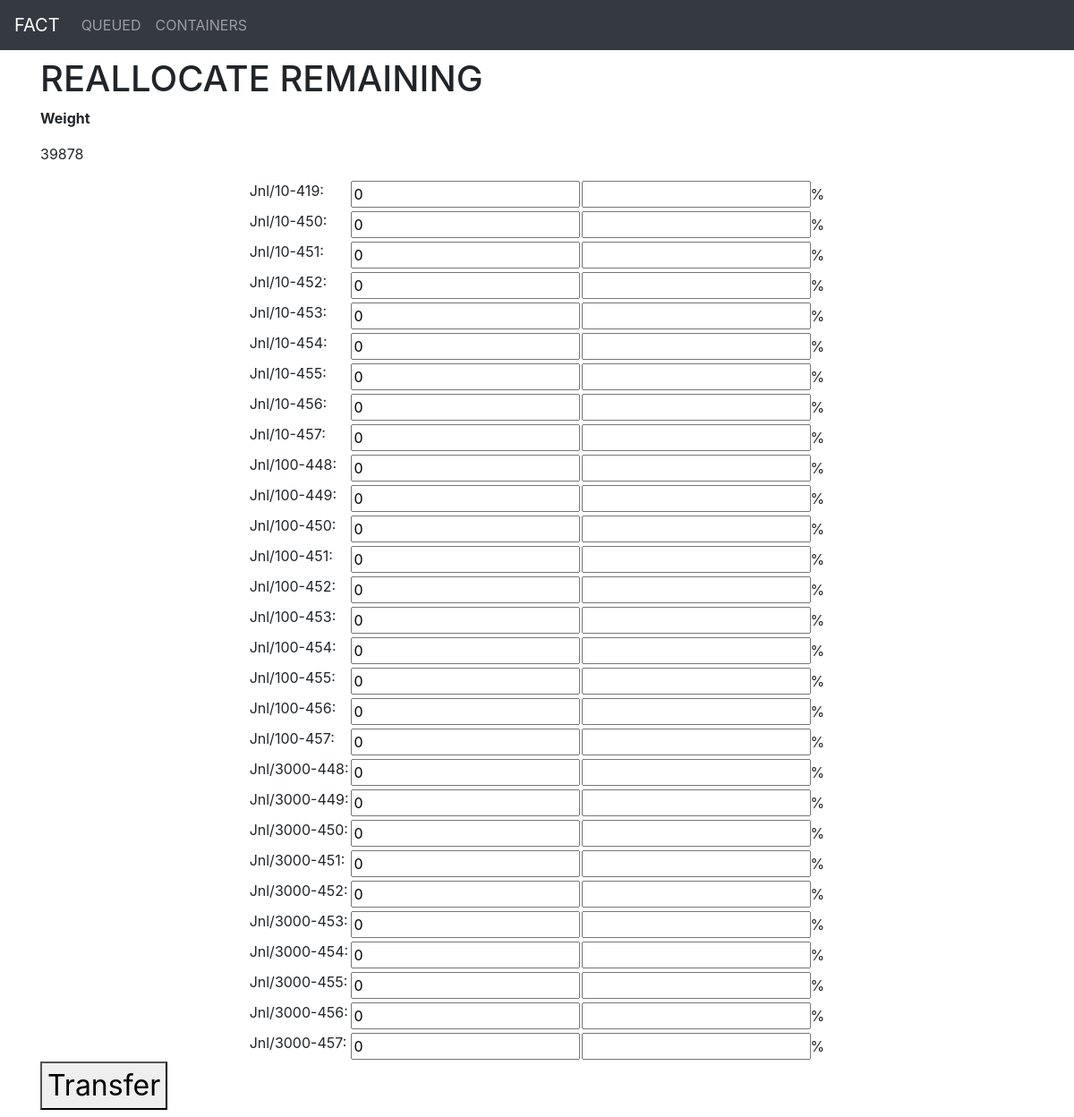
The page /contract/3/reallocate/ on the database as committed earlier.
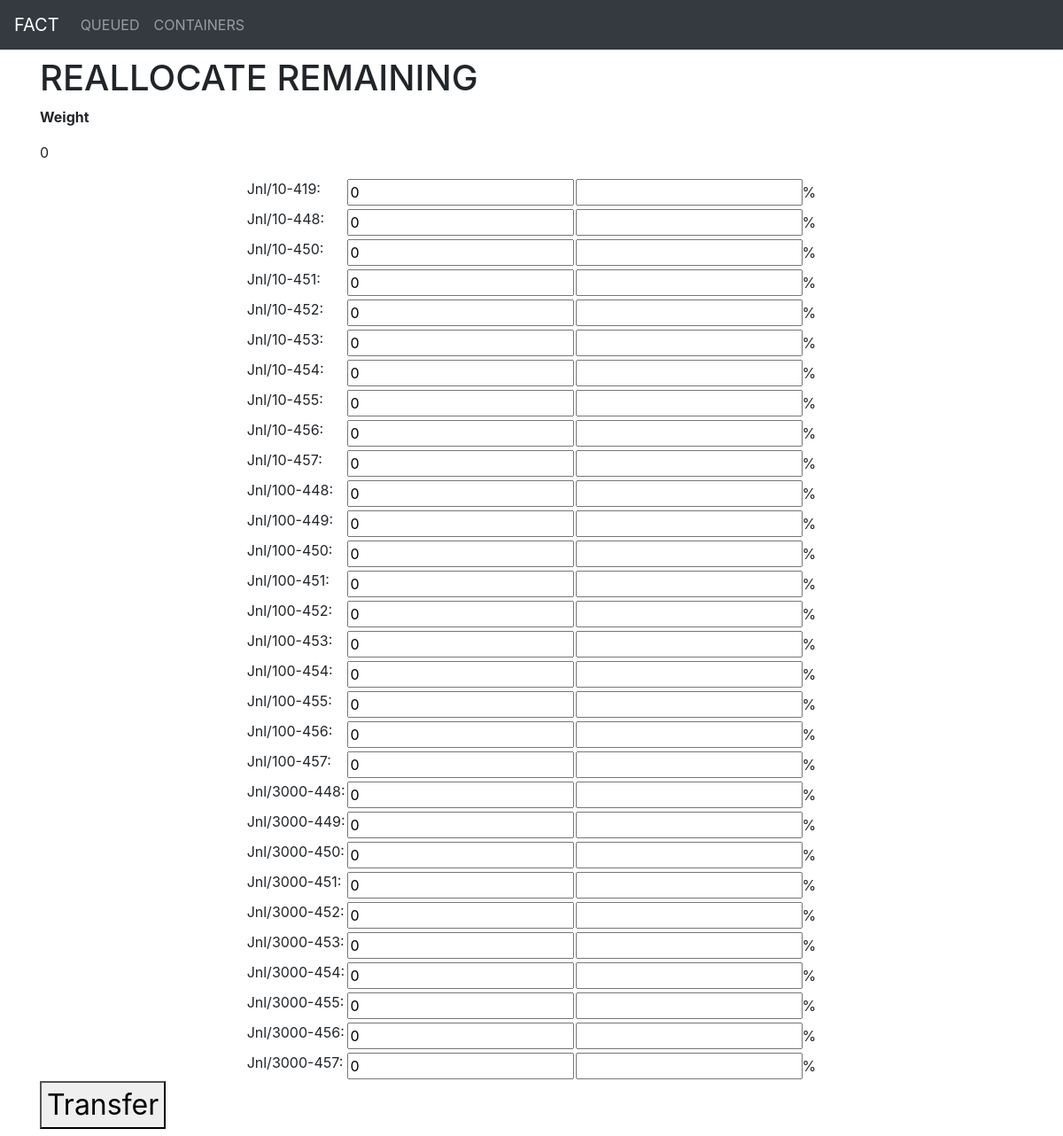
The same page on the database as committed later.
### contracts/models.py (models this page shows, shortened)
class Contract(models.Model):
    contract_number = models.CharField(max_length=10)
    company_code = models.CharField(max_length=3)
    product = models.CharField(max_length=25)
    operator = models.CharField(max_length=50)
    total_weight = models.PositiveIntegerField()
    contract_date = models.DateTimeField(default=timezone.now)
    restrictions = models.CharField(max_length=20)
    curr_containers = models.JSONField()
    pend_containers = models.JSONField(null=True, blank=True)
    contract_date_updated_at = models.DateTimeField(auto_now=True)

### pages/views.py (the view, shortened to what this page needs)
class ReallocateView(UpdateView):
    template_name = "reallocate.html"
    model = Contract
    form_class = ReallocateForm
    def get_form_kwargs(self):
        kwargs = super().get_form_kwargs()
        kwargs["contract"] = kwargs.pop("instance")
        return kwargs
    def get_context_data(self, *args, **kwargs):
        context = super().get_context_data(*args, **kwargs)
        context['company_containers'] = Container.objects.filter(
            company_code=context['contract'].company_code
        )
        return context

### templates/reallocate.html (shortened to what this page needs)
{% extends 'base.html' %}
{% block content %}
<div id="__queueform">
  <h1 id="title">REALLOCATE REMAINING</h1>
  <section id="contract-info" class= "border-line">
    <div class="info-field">
      <p><b>Weight</b></p>
    </div>
    <div class="info-field">
      <p>{{ form.contract_weight_left }}</p>
    </div>
  </section>
  <form method="POST">
    <table style="margin:auto">
      {% for field in form %}
        <div class="container-control-container">
          <tr class="container-control">
            <td>{{ field.label_tag }}</td>
            <td>{{ field }}</td>
            <td><input type="number" class="percent-control" step="any">%</td>
          </tr>
        </div>
      {% endfor %}
    </table>
    <button style="font-size: 2rem; margin: auto">Transfer</button>
  </form>
</div>
{% endblock %}

### templates/base.html (shortened to what this page needs)
<!DOCTYPE html>
{% load static %}
<html lang="en">
<head>
    <link rel="stylesheet" href ="{% block css %}{% static 'css/base.css' %}{% endblock css %}">
    <link
      rel="stylesheet"
      href="https://cdn.jsdelivr.net/npm/bootstrap@4.6.0/dist/css/bootstrap.min.css"
    />
    <link rel="stylesheet" href="https://cdnjs.cloudflare.com/ajax/libs/twitter-bootstrap/4.5.2/css/bootstrap.css">
    <link rel="stylesheet" href="https://cdn.datatables.net/1.10.24/css/dataTables.bootstrap4.min.css">
  </head>
  <body>
    <nav class="navbar navbar-expand-lg navbar-dark bg-dark">
      {% url 'home' as url %}
      <a class="navbar-brand" href="{{ url }}">FACT</a>
      <div class="collapse navbar-collapse" id="navbarSupportedContent">
        <ul class="navbar-nav mr-auto">
          {% url 'queue_list' as url %}
          <li class="nav-item {% if request.path == url %}active{% endif %}">
            <a class="nav-link" href="{{ url }}">QUEUED</a>
          </li>
          {% url 'containers' as url %}
          <li class="nav-item {% if request.path == url %}active{% endif %}">
            <a class="nav-link" href="{{ url }}">CONTAINERS</a>
          </li>
        </ul>
      </div>
    </nav>
    <main class="container py-2">{% block content %}
      {% endblock content %}</main>
  </body>
</html>

### staticfiles/css/base.css (style rules this page uses)
label { cursor: default; }

Rows that differ between the two databases and show on the page:
changed Contract: contract_weight_left "39878" → "0"
Other text that changed with them:
new list line: "Jnl/10-448: 0  %"
